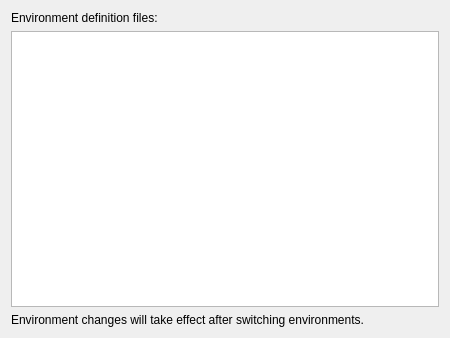
<?xml version="1.0" encoding="UTF-8"?>
<ui version="4.0">
 <class>LiteEnvOption</class>
 <widget class="QWidget" name="LiteEnvOption">
  <property name="geometry">
   <rect>
    <x>0</x>
    <y>0</y>
    <width>450</width>
    <height>338</height>
   </rect>
  </property>
  <property name="windowTitle">
   <string>Form</string>
  </property>
  <layout class="QVBoxLayout" name="verticalLayout">
   <item>
    <widget class="QLabel" name="treeLabel">
     <property name="text">
      <string>Environment definition files:</string>
     </property>
     <property name="wordWrap">
      <bool>true</bool>
     </property>
    </widget>
   </item>
   <item>
    <widget class="QTreeView" name="fileTreeView"/>
   </item>
   <item>
    <widget class="QLabel" name="label">
     <property name="text">
      <string>Environment changes will take effect after switching environments.</string>
     </property>
     <property name="wordWrap">
      <bool>true</bool>
     </property>
    </widget>
   </item>
  </layout>
 </widget>
 <resources/>
 <connections/>
</ui>
